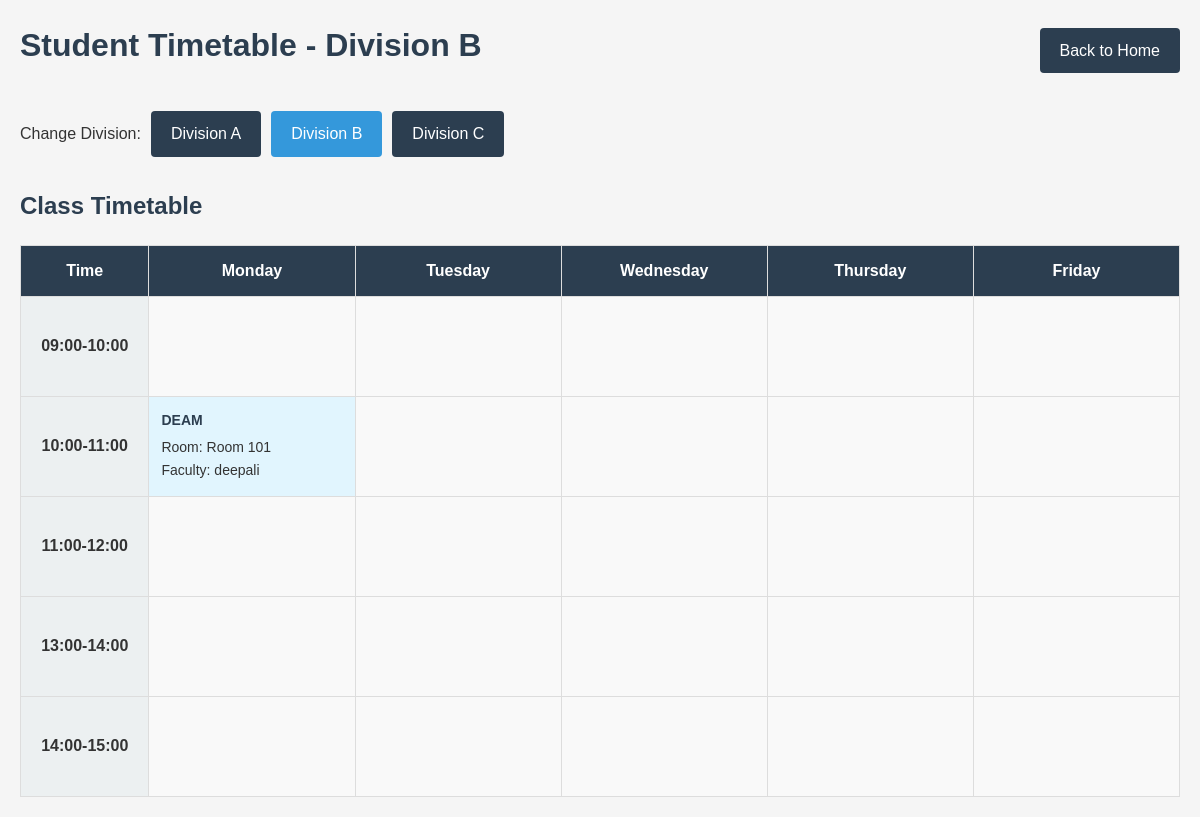
The page /student/timetable/2 on the database its author committed.
### models.py (models this page shows, shortened)
class Division(db.Model):
    id = db.Column(db.Integer, primary_key=True)
    name = db.Column(db.String(20), unique=True, nullable=False)
    courses = db.relationship('Course', backref='division', lazy='dynamic')

class Course(db.Model):
    id = db.Column(db.Integer, primary_key=True)
    name = db.Column(db.String(100), nullable=False)
    faculty_id = db.Column(db.Integer, db.ForeignKey('faculty.id'), nullable=False)
    division_id = db.Column(db.Integer, db.ForeignKey('division.id'), nullable=False)
    room_id = db.Column(db.Integer, db.ForeignKey('room.id'), nullable=False)
    time_slot_id = db.Column(db.Integer, db.ForeignKey('time_slot.id'), nullable=False)
    created_at = db.Column(db.DateTime, default=datetime.utcnow)

class Room(db.Model):
    id = db.Column(db.Integer, primary_key=True)
    name = db.Column(db.String(20), unique=True, nullable=False)
    capacity = db.Column(db.Integer, default=30)
    is_lab = db.Column(db.Boolean, default=False)
    courses = db.relationship('Course', backref='room', lazy='dynamic')

class Faculty(UserMixin, db.Model):
    id = db.Column(db.Integer, primary_key=True)
    username = db.Column(db.String(64), unique=True, nullable=False)
    email = db.Column(db.String(120), unique=True, nullable=False)
    password_hash = db.Column(db.String(128))
    name = db.Column(db.String(64), nullable=False)
    department = db.Column(db.String(64))
    courses = db.relationship('Course', backref='instructor', lazy='dynamic')

### app.py (the view)
@app.route('/student/timetable/<int:division_id>')
def student_timetable(division_id):
    division = Division.query.get_or_404(division_id)
    timetable = TimetableScheduler.get_timetable_for_division(division_id)
    divisions = Division.query.all()
    return render_template('student_dashboard.html', timetable=timetable, division=division, divisions=divisions)

### templates/student_dashboard.html (shortened to what this page needs)
<!DOCTYPE html>
<html lang="en">
<head>
    <link rel="stylesheet" href="{{ url_for('static', filename='style.css') }}">
</head>
<body>
    <div class="container">
        <header class="dashboard-header">
            <h1>Student Timetable - {{ division.name }}</h1>
            <div class="navigation">
                <a href="{{ url_for('index') }}" class="btn btn-secondary">Back to Home</a>
            </div>
        </header>
        <div class="division-selector">
            <span>Change Division:</span>
            {% for div in divisions %}
                <a href="{{ url_for('student_timetable', division_id=div.id) }}" class="btn {% if div.id == division.id %}btn-primary{% else %}btn-secondary{% endif %}">{{ div.name }}</a>
            {% endfor %}
        </div>
        <div class="timetable-section">
            <h2>Class Timetable</h2>
            <div class="timetable-container">
                <table class="timetable">
                    <thead>
                        <tr>
                            <th>Time</th>
                            <th>Monday</th>
                            <th>Tuesday</th>
                            <th>Wednesday</th>
                            <th>Thursday</th>
                            <th>Friday</th>
                        </tr>
                    </thead>
                    <tbody>
                        {% set time_slots = [] %}
                        {% for time_key in time_slots %}
                            <tr>
                                <td class="time-slot">{{ time_key }}</td>
                                {% for day in ['Monday', 'Tuesday', 'Wednesday', 'Thursday', 'Friday'] %}
                                    {% if day in timetable and time_key in timetable[day] %}
                                        {% set course = timetable[day][time_key] %}
                                        {% if course %}
                                            <td class="course-slot occupied student-view">
                                                <div class="course-details">
                                                    <strong>{{ course.name }}</strong>
                                                    <div>Room: {{ course.room }}</div>
                                                    <div>Faculty: {{ course.faculty }}</div>
                                                </div>
                                            </td>
                                        {% else %}
                                            <td class="course-slot empty"></td>
                                        {% endif %}
                                    {% else %}
                                        <td class="course-slot empty"></td>
                                    {% endif %}
                                {% endfor %}
                            </tr>
                        {% endfor %}
                    </tbody>
                </table>
            </div>
        </div>
    </div>
</body>
</html>

### static/style.css (style rules this page uses)
:root { --primary-color: #3498db; --secondary-color: #2c3e50; --success-color: #2ecc71; --danger-color: #e74c3c; --warning-color: #f39c12; --info-color: #1abc9c; --light-color: #ecf0f1; --dark-color: #34495e; }
* { margin: 0; padding: 0; box-sizing: border-box; }
body { font-family: 'Arial', sans-serif; line-height: 1.6; background-color: #f5f5f5; color: #333; }
.container { max-width: 1200px; margin: 0 auto; padding: 20px; }
header { text-align: center; margin-bottom: 30px; }
header h1 { color: var(--secondary-color); margin-bottom: 10px; }
.btn { display: inline-block; padding: 10px 20px; border: none; border-radius: 4px; font-size: 16px; cursor: pointer; text-decoration: none; transition: background-color 0.3s; }
.btn-primary { background-color: var(--primary-color); color: white; }
.btn-secondary { background-color: var(--secondary-color); color: white; }
.dashboard-header { display: flex; justify-content: space-between; align-items: center; margin-bottom: 30px; }
.navigation { display: flex; gap: 10px; }
.division-selector { margin-bottom: 30px; display: flex; align-items: center; gap: 10px; }
.timetable-section { margin-top: 30px; }
.timetable-section h2 { margin-bottom: 20px; color: var(--secondary-color); }
.timetable-container { overflow-x: auto; }
.timetable { width: 100%; border-collapse: collapse; background-color: white; box-shadow: 0 4px 6px rgba(0, 0, 0, 0.1); }
.timetable th, .timetable td { padding: 12px; text-align: center; border: 1px solid #ddd; }
.timetable th { background-color: var(--secondary-color); color: white; }
.time-slot { font-weight: bold; background-color: var(--light-color); }
.course-slot { min-width: 180px; height: 100px; vertical-align: top; }
.course-slot.empty { background-color: #f9f9f9; }
.course-slot.occupied { background-color: #e1f5fe; }
.course-details { font-size: 14px; text-align: left; }
.course-details strong { display: block; margin-bottom: 5px; color: var(--secondary-color); }

### rows shown on the page
Division: name "Division B"
Division: name "Division A"
Division: name "Division C"
Course: name "DEAM"
Room: room "Room 101"
Faculty: faculty "deepali"

### other values the page prints
{{ time_key }} "09:00-10:00" "10:00-11:00" "11:00-12:00" "13:00-14:00" "14:00-15:00"
